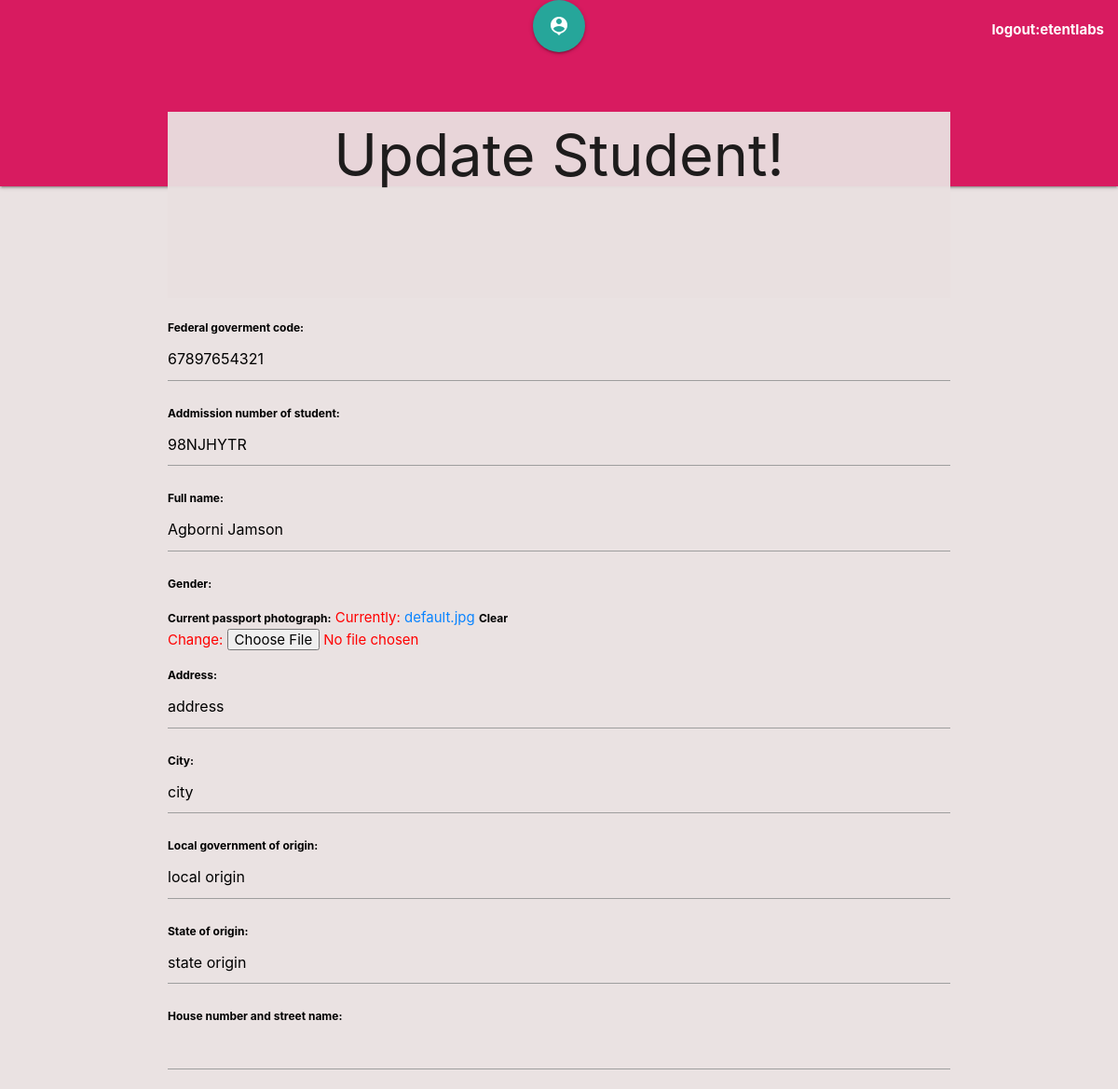
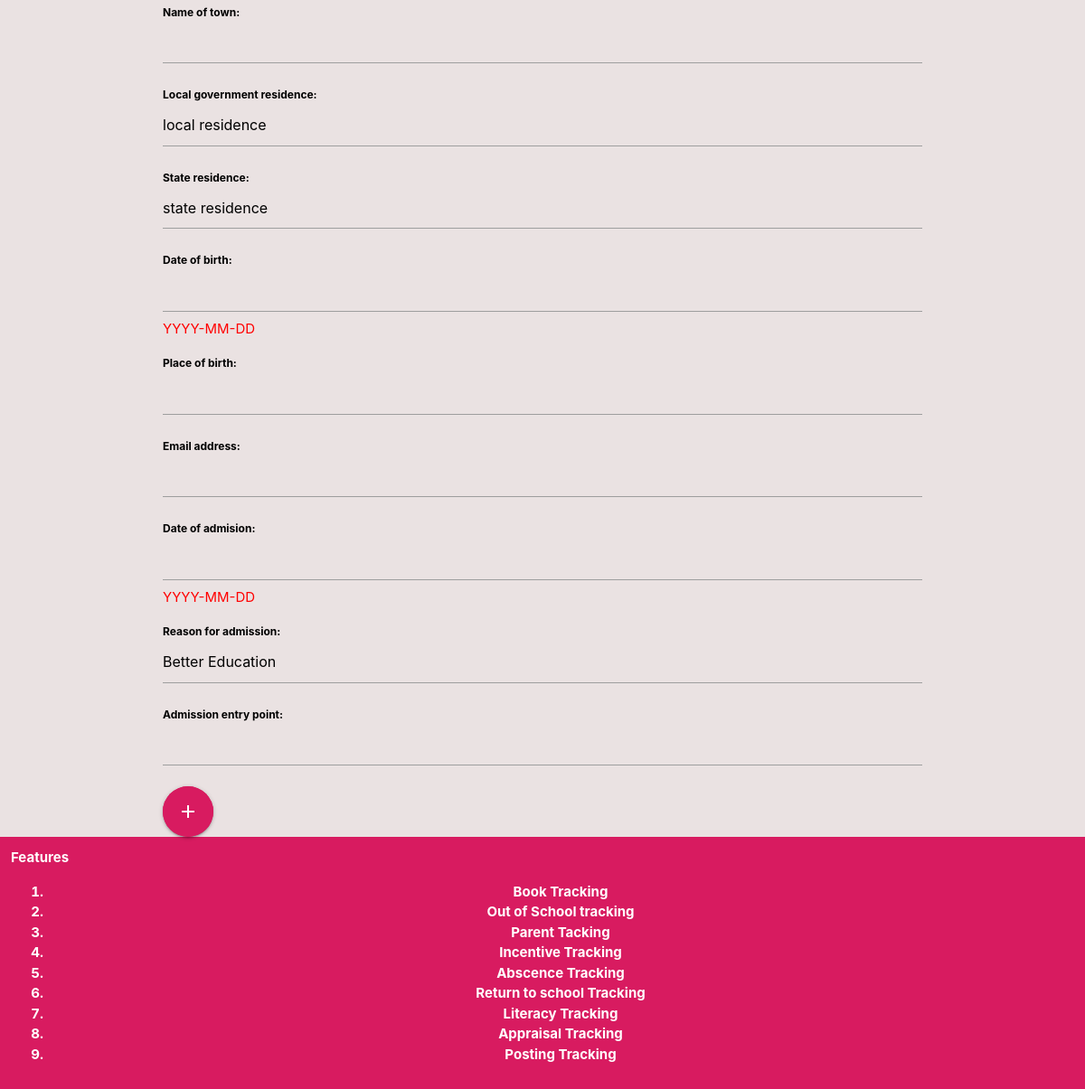
Screenshot of /update/2/agborni-jamson (signed in) with the database file from the repository (2 pictures, top to bottom).
### app/models.py (models this page shows, shortened)
class Student(models.Model):
    GENDER = (
        ('M', 'Male'),
        ('F', 'Female'),
    )
    created_by = models.ForeignKey(User, on_delete=models.CASCADE)
    federal_goverment_code = models.CharField(max_length=300, blank=True, null=True)
    addmission_number_of_student = models.CharField(max_length=300, blank=True, null=True)
    full_name = models.CharField(max_length=300)
    slug = models.SlugField(max_length=300, verbose_name = "slug")
    gender = models.CharField(max_length=1, choices=GENDER, blank=True, null=True)
    current_passport_photograph = models.ImageField(default='default.jpg',
                         blank=True, null=True)
    address = models.CharField(max_length=200, default='address',
                         blank=True, null=True)
    city = models.CharField(max_length=100, default='city',
                         blank=True, null=True)
    local_government_of_origin = models.CharField(max_length=20,
                         null=True, blank=True, default='local origin')
    state_of_origin = models.CharField(max_length=20, null=True, blank=True,
                        default='state origin')
    house_number_and_street_name = models.CharField(max_length=300,
                            blank=True, null=True)
    name_of_town = models.CharField(max_length=300, blank=True, null=True)
    local_government_residence = models.CharField(max_length=20,
                        default='local residence', blank=True, null=True)
    state_residence = models.CharField(max_length=20, null=True,
                        default='state residence', blank=True)
    date_of_birth = models.DateField( blank=True, null=True, help_text="YYYY-MM-DD")
    place_of_birth = models.CharField(max_length=300, blank=True, null=True)
    email_address = models.CharField(max_length=300, blank=True, null=True)
    date_of_admision = models.DateField(max_length=300, blank=True, null=True, help_text="YYYY-MM-DD")
    reason_for_admission = models.CharField(max_length=300, blank=True, null=True)
    admission_entry_point = models.CharField(max_length=300, blank=True, null=True)

### app/views.py (the view)
# urls.py: path('update/<int:pk>/<slug:slug>', UpdateStudentFormView.as_view(),
class UpdateStudentFormView(LoginRequiredMixin, UpdateView):
        model = Student # The model is required alongside the "form_class"
        pk_url_kwarg = 'pk'
        slug_url_kwarg = 'slug'
        query_pk_and_slug = True
        template_name = 'student/update.html'
        form_class = StudentForm
        success_url = 'student:home'
        login_url = 'login'
        permission_denied_message = 'you must be logged in to update user'

### app/forms.py
class StudentForm(ModelForm):
    class Meta:
        model = Student
        exclude = ['created_by', 'slug']

### app/templates/student/update.html (shortened to what this page needs)
{% extends "base.html" %}
  {% block heading %}
    <div class="container">
      <h1>Update  Student!</h1>
    </div>
  {% endblock heading %}
  {% block content %}
    <div class="container">
         <form action="" method="post">
            {{ form.as_p }}
            <button class="btn-floating btn-large pulse pink darken-1"> <i class="material-icons">add</i></a></button>
        </form>
    </div>
  {% endblock content %}

### app/templates/base.html (shortened to what this page needs)
<!doctype html>
<html lang="en">
  <head>
    <link rel="stylesheet" href="https://cdnjs.cloudflare.com/ajax/libs/materialize/1.0.0/css/materialize.min.css">
    <link rel="stylesheet" href="https://cdnjs.cloudflare.com/ajax/libs/jqueryui/1.12.1/jquery-ui.css">
  {% load  static %}
  <link rel="stylesheet" href="{% static 'css/style.css' %}">
  </head>
  <body>
  <nav class="nav-background-image">
    <div class="nav-wrapper pink darken-1 ">
      <a href="{% url 'student:home' %}" class="brand-logo btn-floating btn-large center pink-darken-1"><i class="material-icons">person_pin</i></a>
      <ul id="nav-mobile" class="right hide-on-med-and-down">
      {% if user.is_authenticated %}
      <li><a href="{% url 'logout' %}">logout:{{request.user.username}}</a></li>
      {% else %}
        <li><a href="{% url 'login' %}">login</a></li>
        <li><a href="{% url 'student:signup' %}">Signup</a></li>
      {% endif %}
      </ul>
    </div>
  </nav>
  {% block heading %}{% endblock heading %}
  {% block content %}{% endblock content %}
{% block footer %}
  <footer >
  <div class="nav-wrapper pink darken-1">
    Features
    <ol class="center" >
    <li>Book Tracking</li>
    <li>Out of School tracking</li>
    <li>Parent Tacking</li>
    <li>Incentive Tracking</li>
    <li>Abscence Tracking</li>
    <li>Return to school Tracking</li>
    <li>Literacy Tracking</li>
    <li>Appraisal Tracking</li>
    <li>Posting Tracking</li>
    </ol>
    </div>
  </footer>
{% endblock footer %}
  </body>
</html>

### app/static/css/style.css (style rules this page uses)
html { box-sizing: border-box; }
*, *::before, *::after { box-sizing: inherit; }
body { background-color: rgba(233, 225, 225, 0.945); font-family: -apple-system, BlinkMacSystemFont, "segoe ui", "helvetica neue", helvetica, ubuntu, roboto, noto, arial, sans-serif; margin: 0; }
a { color: #0a84ff; text-decoration: none; }
nav { height: 200px; }
span { display: block; color: red; }
p { display: block; color: red; }
nav ul li a { font-weight: bold; }
div h1 { text-align: center; margin: -80px 0px 20px 0px; font-weight: normal; position: relative; background-color:rgba(233, 225, 225, 0.945); height: 200px; padding: 12px; }
div form label { color: black; font-weight: bold; }
footer { width: 100%; height: 100%; }
footer div { font-size: normal; padding: 12px; font-weight: bold; color: white; text-justify: newspaper; }

### rows the page displays
Student: federal_goverment_code "67897654321", addmission_number_of_student "98NJHYTR", full_name "Agborni Jamson", address "address", city "city", local_government_of_origin "local origin", state_of_origin "state origin", local_government_residence "local residence", state_residence "state residence", reason_for_admission "Better Education"

### other values shown
{{ request.user.username }} "etentlabs"
